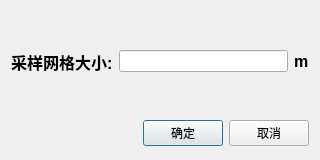
<?xml version="1.0" encoding="UTF-8"?>
<ui version="4.0">
 <class>FilterGridmin</class>
 <widget class="QDialog" name="FilterGridmin">
  <property name="geometry">
   <rect>
    <x>0</x>
    <y>0</y>
    <width>320</width>
    <height>160</height>
   </rect>
  </property>
  <property name="minimumSize">
   <size>
    <width>320</width>
    <height>160</height>
   </size>
  </property>
  <property name="maximumSize">
   <size>
    <width>320</width>
    <height>160</height>
   </size>
  </property>
  <property name="windowTitle">
   <string>Dialog</string>
  </property>
  <layout class="QGridLayout" name="gridLayout">
   <item row="0" column="0">
    <layout class="QHBoxLayout" name="horizontalLayout">
     <item>
      <widget class="QLabel" name="label">
       <property name="font">
        <font>
         <family>Arial</family>
         <pointsize>12</pointsize>
         <weight>75</weight>
         <bold>true</bold>
        </font>
       </property>
       <property name="text">
        <string>采样网格大小:</string>
       </property>
      </widget>
     </item>
     <item>
      <widget class="QLineEdit" name="lineEdit"/>
     </item>
     <item>
      <widget class="QLabel" name="label_2">
       <property name="font">
        <font>
         <family>Arial</family>
         <pointsize>12</pointsize>
         <weight>75</weight>
         <bold>true</bold>
        </font>
       </property>
       <property name="text">
        <string>m</string>
       </property>
      </widget>
     </item>
    </layout>
   </item>
   <item row="1" column="0">
    <layout class="QHBoxLayout">
     <property name="spacing">
      <number>6</number>
     </property>
     <property name="leftMargin">
      <number>0</number>
     </property>
     <property name="topMargin">
      <number>0</number>
     </property>
     <property name="rightMargin">
      <number>0</number>
     </property>
     <property name="bottomMargin">
      <number>0</number>
     </property>
     <item>
      <spacer>
       <property name="orientation">
        <enum>Qt::Horizontal</enum>
       </property>
       <property name="sizeHint" stdset="0">
        <size>
         <width>131</width>
         <height>31</height>
        </size>
       </property>
      </spacer>
     </item>
     <item>
      <widget class="QPushButton" name="okButton">
       <property name="text">
        <string>确定</string>
       </property>
      </widget>
     </item>
     <item>
      <widget class="QPushButton" name="cancelButton">
       <property name="text">
        <string>取消</string>
       </property>
      </widget>
     </item>
    </layout>
   </item>
  </layout>
 </widget>
 <resources/>
 <connections>
  <connection>
   <sender>okButton</sender>
   <signal>clicked()</signal>
   <receiver>FilterGridmin</receiver>
   <slot>btn_Ok_clicked()</slot>
   <hints>
    <hint type="sourcelabel">
     <x>228</x>
     <y>108</y>
    </hint>
    <hint type="destinationlabel">
     <x>96</x>
     <y>159</y>
    </hint>
   </hints>
  </connection>
  <connection>
   <sender>cancelButton</sender>
   <signal>clicked()</signal>
   <receiver>FilterGridmin</receiver>
   <slot>btn_Cancel_clicked()</slot>
   <hints>
    <hint type="sourcelabel">
     <x>309</x>
     <y>108</y>
    </hint>
    <hint type="destinationlabel">
     <x>179</x>
     <y>159</y>
    </hint>
   </hints>
  </connection>
 </connections>
 <slots>
  <slot>btn_Ok_clicked()</slot>
  <slot>btn_Cancel_clicked()</slot>
 </slots>
</ui>
